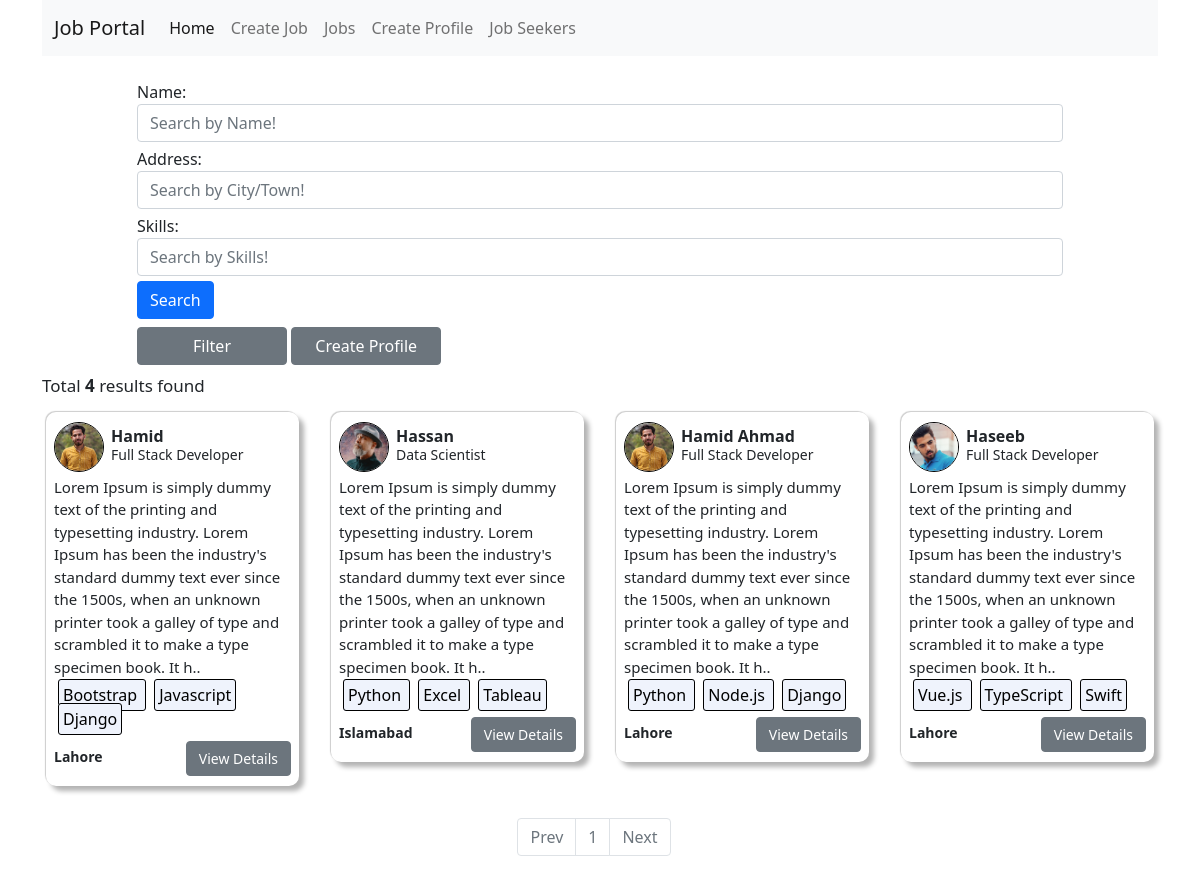
/professionals/, run on an earlier commit of the app's database.
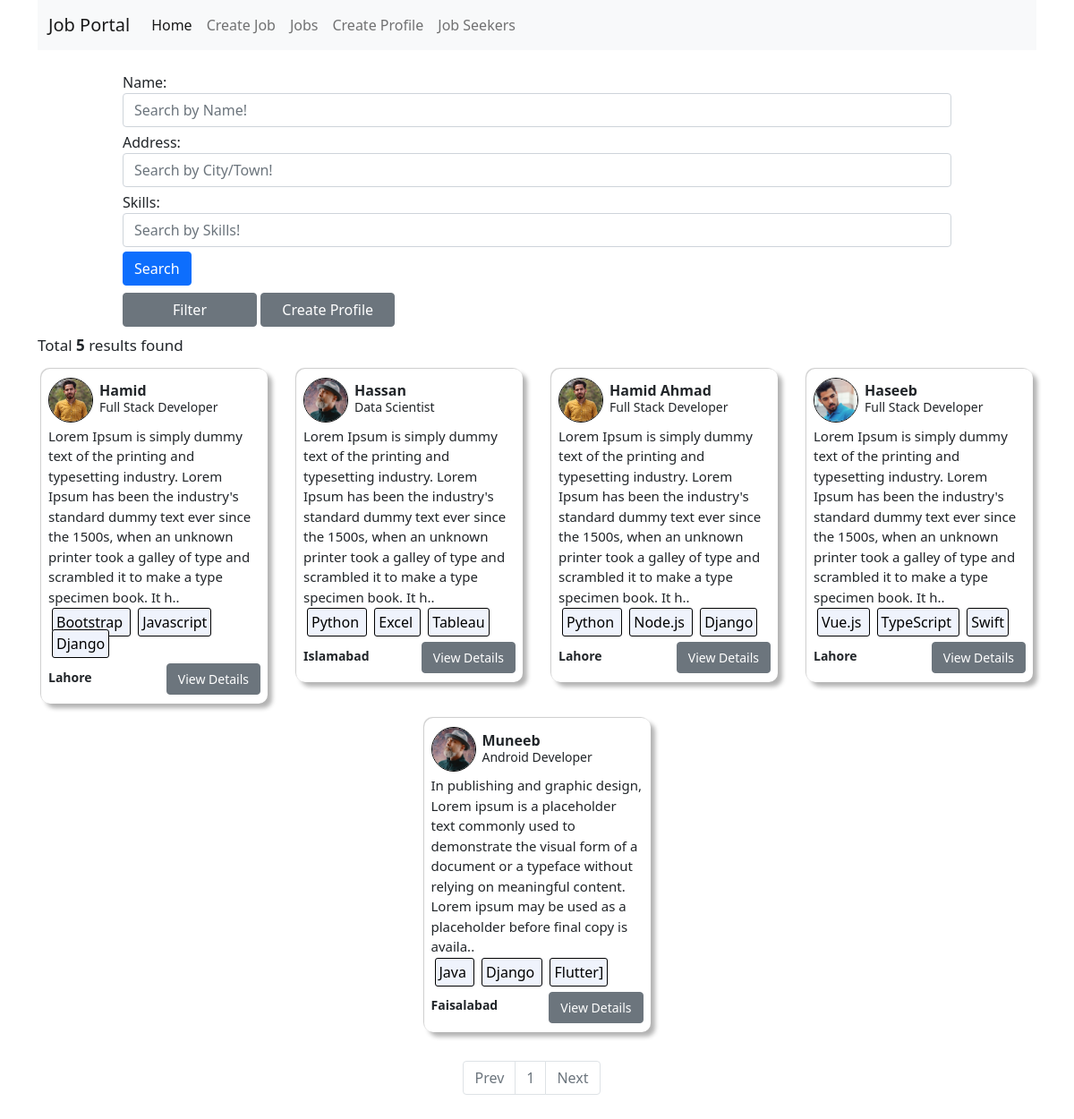
And on a later commit of the database.
### jobs/models.py (models this page shows)
class CreateEmployeeModel(models.Model):
    Language_Choices=[
        ('Urdu','Urdu'),
        ("English","English"),
        ('German', 'German'),
        ('Punjabi', 'Punjabi'),
        ('Hindi',"Hindi"),
        ('French', 'French')
    ]
    Work_Experience=[
        ("None", "None"),
        ("6 Month", "6 Month"),
        ("1 Year", "1 Year"),
        ("2-3 years", "2-3 Years"),
        ("3-5 Years", "3-5 Years"),
        ("5-7 Years", "5-7 Years"),
        ("7-10 Years", "7-10 Years"),
        ("10-12 Years", "10-12 Years"),
        ("12-15 Years", "12-15 Years"),
        ("15+ Years", "15+ Years"),
    ]
    employeeName=models.CharField(max_length=50, null=False, blank=False, default=None,)
    employeeEmail=models.EmailField( null=False, blank=False, default=None,)
    employeePhone=models.CharField(max_length=11, blank=False, null=False, default=None)
    employeeCity=models.CharField(max_length=25, blank=False, null=False)
    employeeAddress=models.CharField(max_length=200, blank=False, null=False, default=None)
    employeeProfession=models.CharField(max_length=25, blank=True, null=True)
    employeeSkills=models.CharField(max_length=300, blank=False, null=False, default=None)
    employeeEducation=models.CharField(max_length=200, blank=False, null=False, default=None)
    employeeWorkExperience=models.CharField(max_length=200, blank=False, null=False, default=None)
    employeeWorkExperienceYear=models.CharField(choices=Work_Experience,max_length=15, default="None", blank=False, null=False,)
    employeeLanguages=models.CharField( null=False,blank=False,default="Urdu", max_length=60)
    employeeProfessionalSummary=models.CharField(max_length=300, blank=True, null=False, default=None)
    employeeImage=models.ImageField(upload_to='employeeImages/', default=None)
    employeeFacebook=models.CharField(max_length=150, null=False, blank=True)
    employeeInstagram=models.CharField(max_length=150, null=False, blank=True)
    employeeLinkedIn=models.CharField(max_length=150, null=False, blank=True)
    employeeGithub=models.CharField(max_length=150, null=False, blank=True)
    employeeSlug=AutoSlugField(populate_from='employeeName', unique=True, null=True, default=None)

### jobs/createjob_views.py (the view, shortened to what this page needs)
# urls.py: path('professionals/', createjob_views.Professionals, name='professionals'),
def Professionals(request):
    try:
        searchMenu=ProfessionalSearch() #get profiles of job seeker(users)
        professionals=CreateEmployeeModel.objects.all()
        result_num=professionals.count()
        if(professionals):
            paginator=Paginator(professionals,8)
            page_number= request.GET.get('page')
            data= paginator.get_page(page_number)
            pages=data.paginator.num_pages
            print(pages)
            return render(request, 'employee/professionals.html', {'total':result_num,'data':data, 'form':searchMenu,
                                                                    'pages':[n+1 for n in range(pages)] })
        return render(request, 'employee/professionals.html', {'data':data, 'form':searchMenu})
    except:
        messages.error(request, "Internal Server Error / No job seeker profile exists.")
        return redirect('/createemployeeprofile')

### jobs/job_forms.py
class  ProfessionalSearch(forms.Form):
    searchProfessionalName=forms.CharField(label="Name",max_length=20, required=False, widget=forms.TextInput(attrs={"class":"form-control", "placeholder":"Search by Name!"}))
    searchProfessionalAddress=forms.CharField(label="Address",max_length=20, required=False, widget=forms.TextInput(attrs={"class":"form-control", "placeholder":"Search by City/Town!"}))
    searchProfessionalSkills=forms.CharField(label="Skills",max_length=30, required=False, widget=forms.TextInput(attrs={"class":"form-control", "placeholder":"Search by Skills!"}))

### jobs/templatetags/filter.py (called while the page is built)
def split(value, arg):
    return value.split(arg)

def remove(value, args):
    return value.replace(args, "")

### templates/employee/professionals.html (shortened to what the changed rows need)
{% extends '../base.html' %}
{% block content %}
{% load filter %}
    <div class="container">
        <div class="row professionals_container d-flex justify-content-center mt-4">
            {%if total %}
                <p style="font-size:17px">Total <b>{{total}}</b> results found </p>
            {% endif %}
            {% if data %}
                {% for i in data %}
            <div class="col-md-4 col-xl-3 col-sm-6 professionals_area" >
                <div class="mx-1 my-2"  style="box-shadow: 5px 5px 5px rgba(0,0,0,0.3), -1px -1px 1px rgba(0,0,0,0.2); border-radius: 10px; padding: 10px 8px;">
                    <div class="d-flex align-items-center" style="display: flex;">
                        <div style="width: 50px; height: 50px;margin-right: 7px; ">
                            <img style="width: 100%; height: 100%;  border-radius:50%; border: 1px solid black; " src="
                            {% if i.employeeImage %}
                            /media/{{i.employeeImage}}
                            {% else %} /media/employeeImages/dummy_man.png  {%   endif %}"
                            alt="">
                        </div>
                        <div  >
                            <p style=" line-height: 12px;margin: 0px; padding-top: 3px;"><b>{{i.employeeName}}</b></p>
                            <small style="line-height: 10px; ">{{i.employeeProfession}}</small>
                        </div>
                    </div>
                    <div class="second_professional_area my-1" style="font-size: 15px;">
                        <p>{{i.employeeProfessionalSummary |slice:"0:250"}}..</p>
                    </div>
                    <div class="professional_skills" style="margin-bottom: 10px;">
                        {% with i.employeeSkills|split:"," as skills%}
                            {% for skill in skills %}
                            {% if forloop.counter > 1 and forloop.counter < 5 %}
                            <p class="m-1 p-1" style="border: 1px solid black; background: #EFF3FC; color: black; display: inline; border-radius: 3px;">
                                {{skill|remove:"'"}}
                            </p>
                            {% endif %}
                            {% endfor %}
                        {% endwith %}
                    </div>
                    <div class="professional_address " style="display: flex; justify-content: space-between; align-items: center;">
                        <p style="font-size: 14px;"><b>{{i.employeeCity}}</p></b><button style="font-size: 14px;" class="btn btn-secondary"><a style="color: white; text-decoration: none;" href="/professionaldetails/{{i.employeeSlug}}/">View Details</a></button>
                    </div>
                </div>
            </div>
                {% endfor %}
            {% else %}
            <div class="col-md-8">
                <h3 class="text-center">
                    No data Found!
                </h3>
            </div>
            {% endif %}
        </div>
    </div>
{% endblock  %}

What changed in the data, as far as the page shows it:
added CreateEmployeeModel: employeeImage (picture), employeeName "Muneeb", employeeProfession "Android Developer", employeeProfessionalSummary "In publishing and graphic design, Lorem ipsum is a placeholder text commonly used to demonstrate the visual form of a document or a typeface without relying on meaningful content. Lorem ipsum may be used as a placeholder before final copy is availa", skills "Java" "Django" "Flutter]", employeeCity "Faisalabad"
Also different on the page:
{{ total }}: "4" → "5"
